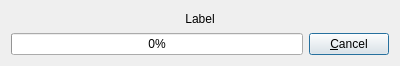
<?xml version="1.0" encoding="UTF-8"?>
<ui version="4.0">
 <class>ProgressDialogClass</class>
 <widget class="QDialog" name="ProgressDialogClass">
  <property name="windowModality">
   <enum>Qt::WindowModality::ApplicationModal</enum>
  </property>
  <property name="geometry">
   <rect>
    <x>0</x>
    <y>0</y>
    <width>400</width>
    <height>66</height>
   </rect>
  </property>
  <property name="windowTitle">
   <string>Calculating files...</string>
  </property>
  <property name="windowIcon">
   <iconset resource="../res/analogexif.qrc">
    <normaloff>:/images/icons/film_edit.png</normaloff>:/images/icons/film_edit.png</iconset>
  </property>
  <layout class="QVBoxLayout" name="verticalLayout">
   <item>
    <widget class="QLabel" name="label">
     <property name="text">
      <string>Label</string>
     </property>
     <property name="alignment">
      <set>Qt::AlignmentFlag::AlignCenter</set>
     </property>
    </widget>
   </item>
   <item>
    <layout class="QHBoxLayout" name="horizontalLayout">
     <item>
      <widget class="QProgressBar" name="progressBar">
       <property name="value">
        <number>0</number>
       </property>
       <property name="invertedAppearance">
        <bool>false</bool>
       </property>
      </widget>
     </item>
     <item>
      <widget class="QPushButton" name="cancelBtn">
       <property name="text">
        <string>&amp;Cancel</string>
       </property>
       <property name="default">
        <bool>true</bool>
       </property>
      </widget>
     </item>
    </layout>
   </item>
  </layout>
 </widget>
 <layoutdefault spacing="6" margin="11"/>
 <resources>
  <include location="../res/analogexif.qrc"/>
 </resources>
 <connections/>
</ui>
